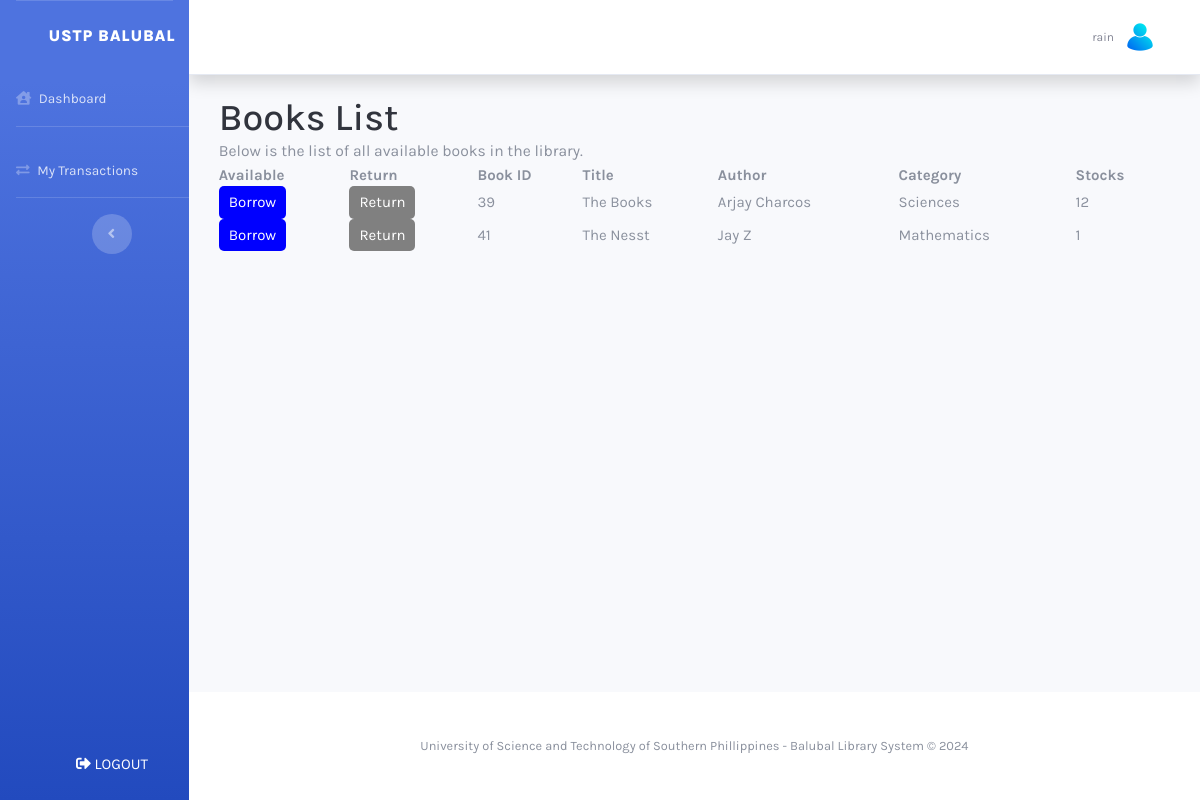
/borrower/dashboard.php (signed in), run on an earlier commit of the app's database.
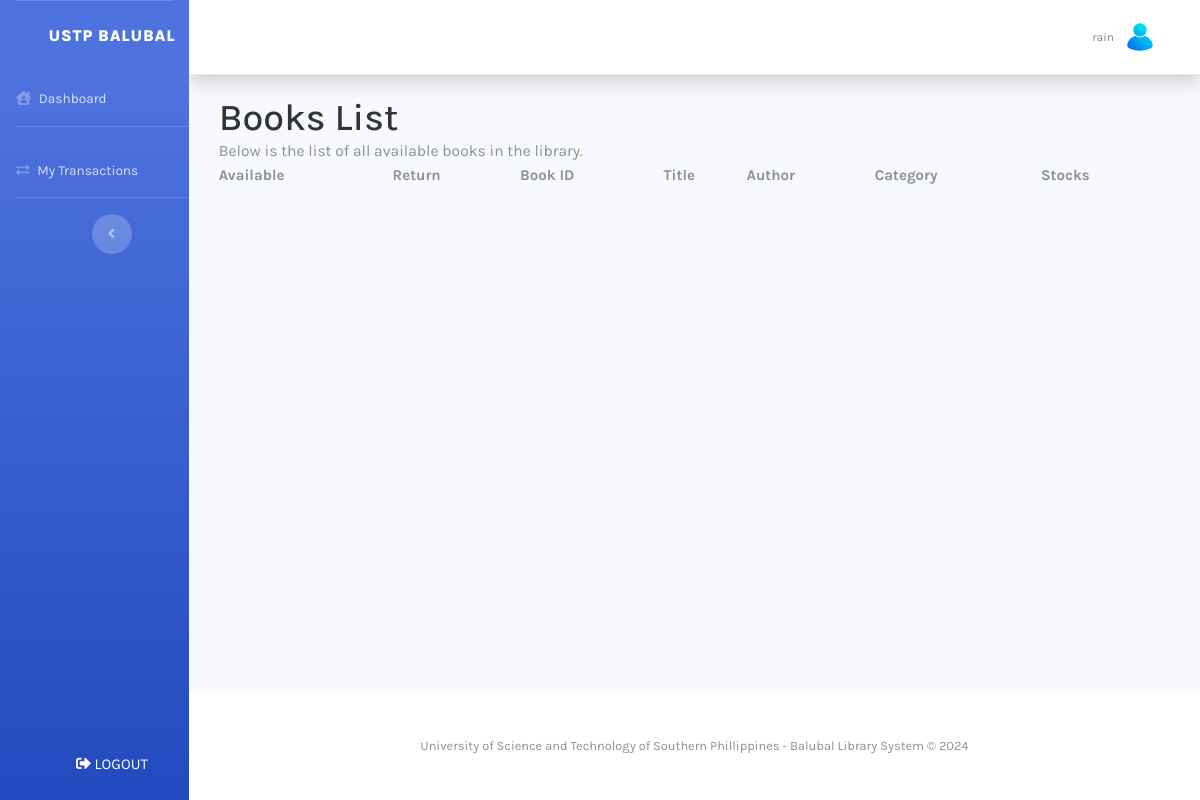
And on a later commit of the database.
### tables this page shows
CREATE TABLE `tblbooks` (
  `bookId` int(11) NOT NULL,
  `title` varchar(100) NOT NULL,
  `dateAdded` timestamp NOT NULL DEFAULT current_timestamp(),
  `quantity` int(11) NOT NULL,
  `authorId` int(11) DEFAULT NULL,
  `categoryId` int(11) DEFAULT NULL,
  `callNum` varchar(11) NOT NULL,
  `accessionNum` varchar(5) NOT NULL,
  `barcodeNum` varchar(11) NOT NULL,
  `publisher` varchar(30) NOT NULL,
  `publishedDate` date DEFAULT NULL,
  `edition` varchar(20) NOT NULL
);

CREATE TABLE `tblcategory` (
  `categoryId` int(11) NOT NULL,
  `categoryName` varchar(30) NOT NULL
);

### borrower/dashboard.php (the view, shortened to what this page needs)
<?php
include('db/db-connect.php');
$userId = $_SESSION['user_id'];
$penaltyCheckQuery = "
    SELECT COUNT(*) AS unpaidPenalties
    FROM tblpenalties
    WHERE borrowerId = ? AND paid = 'No'
";
$penaltyCheckStmt = $conn->prepare($penaltyCheckQuery);
$penaltyCheckStmt->bind_param("i", $userId);
$penaltyCheckStmt->execute();
$penaltyCheckResult = $penaltyCheckStmt->get_result();
$query = "SELECT b.bookId, b.title, b.quantity,
                 CONCAT(a.firstName, ' ', a.lastName) AS authorName,
                 c.categoryName,
                 COALESCE((
                     SELECT returned
                     FROM tblreturnborrow
                     WHERE tblreturnborrow.bookId = b.bookId
                       AND tblreturnborrow.borrowerId = ?
                     ORDER BY borrowId DESC
                     LIMIT 1
                 ), 'Yes') AS returnedStatus
          FROM tblbooks b
          JOIN tblauthor a ON b.authorId = a.authorId
          JOIN tblcategory c ON b.categoryId = c.categoryId";
$stmt = $conn->prepare($query);
$stmt->bind_param("i", $userId);
$stmt->execute();
$result = $stmt->get_result();
?>
<!DOCTYPE html>
<html lang="en">
<head>
    <link rel="stylesheet" href="https://cdnjs.cloudflare.com/ajax/libs/font-awesome/5.15.4/css/all.min.css">
    <link id="main-css-href" rel="stylesheet" href="assets/css/style.css" />
    <link rel="stylesheet" href="https://cdn.datatables.net/1.13.6/css/jquery.dataTables.min.css">
</head>
<body>
    <div class="container">
        <h1>Books List</h1>
        <p>Below is the list of all available books in the library.</p>
        <table id="dataTable" class="display" style="width:100%">
            <thead>
                <tr>
                    <th>Available</th>
                    <th>Return</th>
                    <th>Book ID</th>
                    <th>Title</th>
                    <th>Author</th>
                    <th>Category</th>
                    <th>Stocks</th>
                </tr>
            </thead>
            <tbody>
                <?php
                if ($result->num_rows > 0) {
                    while ($row = $result->fetch_assoc()) {
                        echo "<tr>";
                        echo "<td>";
                        $checkQuery = "SELECT * FROM tblreturnborrow WHERE borrowerId = ? AND bookId = ? AND returned = 'No' LIMIT 1";
                        $checkStmt = $conn->prepare($checkQuery);
                        $checkStmt->bind_param("ii", $userId, $row['bookId']);
                        $checkStmt->execute();
                        $checkResult = $checkStmt->get_result();
                        if ($row['quantity'] > 0) {
                            if ($checkResult->num_rows > 0) {
                                echo "<button class='btn-borrowed' disabled>Borrowed</button>";
                            } else {
                                echo "<button class='btn-action' onclick='handleBorrow(" . $row['bookId'] . ")'>Borrow</button>";
                            }
                        } else {
                            echo "<button class='btn-nostock' disabled>Unavailable</button>";
                        }
                        echo "</td>";
                        echo "<td>";
                        if ($row['returnedStatus'] === 'No') {
                            echo "<button class='btn-action return-btn' onclick='handleReturn(" . $row['bookId'] . ")'>Return</button>";
                        } else {
                            echo "<button class='btn-action return-btn' disabled>Return</button>";
                        }
                        echo "</td>";
                        echo "<td>" . $row['bookId'] . "</td>";
                        echo "<td>" . htmlspecialchars($row['title']) . "</td>";
                        echo "<td>" . htmlspecialchars($row['authorName']) . "</td>";
                        echo "<td>" . htmlspecialchars($row['categoryName']) . "</td>";
                        echo "<td>" . $row['quantity'] . "</td>";
                        echo "</tr>";
                    }
                }
                ?>
            </tbody>
        </table>
    </div>
</body>
</html>
<?php
include('templates/main.php');
?>

What changed in the data, as far as the page shows it:
removed tblbooks: bookId "39", title "The Books", authorName "Arjay Charcos", categoryId.categoryName "Sciences", quantity "12"
removed tblbooks: bookId "41", title "The Nesst", authorName "Jay Z", categoryId.categoryName "Mathematics", quantity "1"
